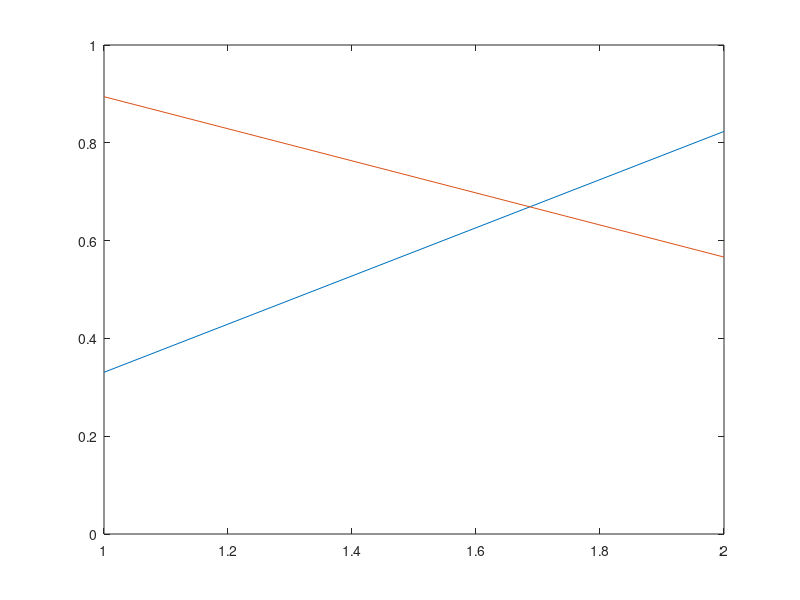

This chart was generated by the following MATLAB code: (Note: this script raises an error after producing the figure.)
%% Preamble -- not to appear in userguide

%% Everything below appears in userguide
hfig = figure;
plot(rand(2));
axis([1 2 0 1]);
set(hfig,'units','centimeters',...
  'NumberTitle','off','Name','ex03');
pos = get(hfig,'position');
set(hfig,'position',[pos(1:2),8,3]);
%% The following is excluded from userguide
matlabfrag('graphics/ex03');